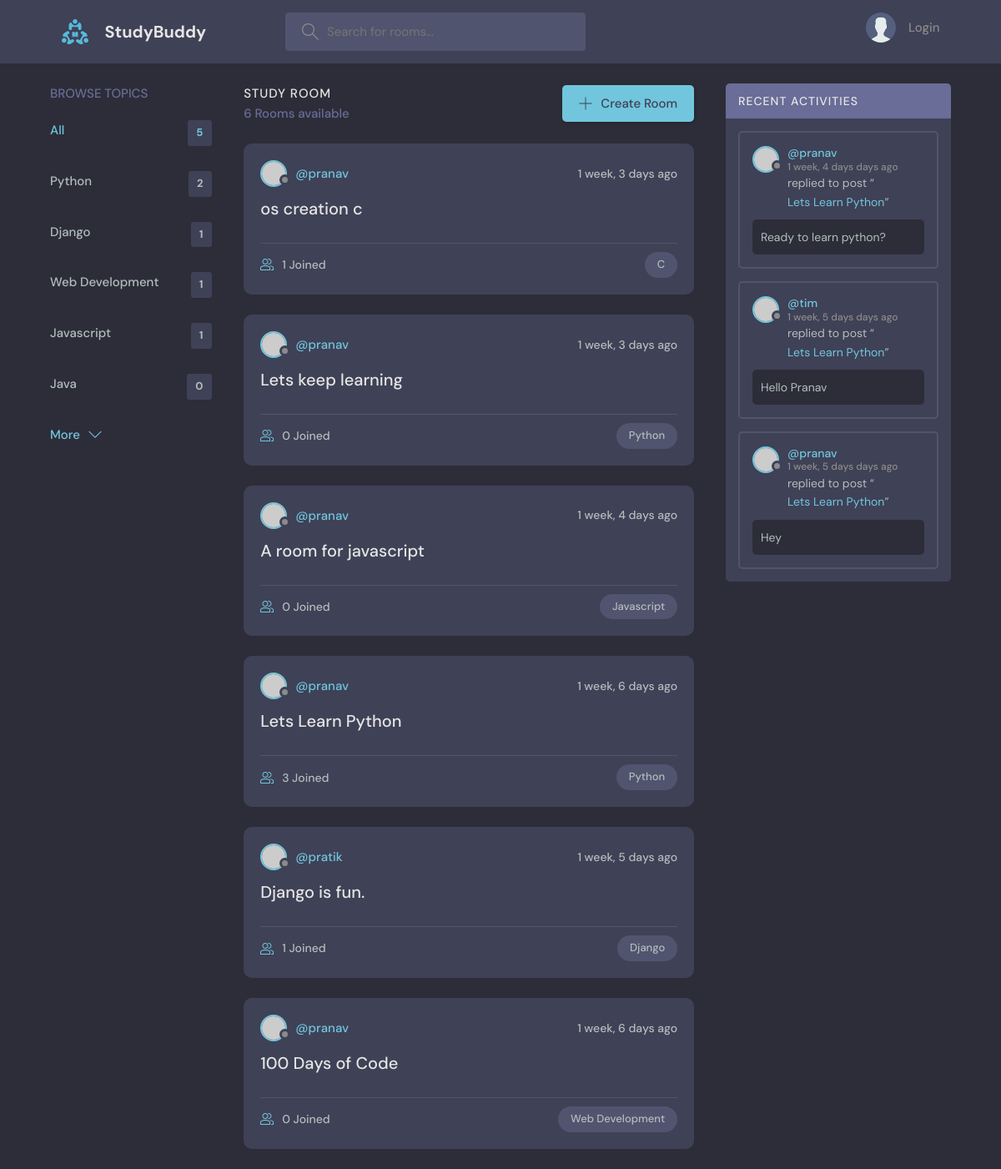
The page / on the database its author committed.
### base/models.py (models this page shows, shortened)
class Topic(models.Model):
    name = models.CharField(max_length=200)

class Room(models.Model):
    host = models.ForeignKey(User, on_delete=models.SET_NULL, null=True)
    topic = models.ForeignKey(Topic, on_delete=models.SET_NULL, null=True)
    name = models.CharField(max_length=200)
    description = models.TextField(null=True, blank=True)
    participants = models.ManyToManyField(
        User, related_name='participants', blank=True)
    updated = models.DateTimeField(auto_now=True)
    created = models.DateTimeField(auto_now_add=True)
    class Meta:
        ordering = ['-updated', '-created']
    def __str__(self):
        return self.name

class Message(models.Model):
    user = models.ForeignKey(User, on_delete=models.CASCADE)
    room = models.ForeignKey(Room, on_delete=models.CASCADE)
    body = models.TextField()
    updated = models.DateTimeField(auto_now=True)
    created = models.DateTimeField(auto_now_add=True)
    class Meta:
        ordering = ['-updated', '-created']
    def __str__(self):
        return self.body[0:50]

### base/views.py (the view)
# urls.py: path('', views.home, name="home"),
def home(request):
    q = request.GET.get('q') if request.GET.get('q') != None else ''
    rooms = Room.objects.filter(
        Q(topic__name__icontains=q) |
        Q(name__icontains=q) |
        Q(description__icontains=q)
    )
    topics = Topic.objects.all()[0:5]
    room_count = rooms.count()
    room_messages = Message.objects.filter(
        Q(room__topic__name__icontains=q))[0:3]
    context = {'rooms': rooms, 'topics': topics,
               'room_count': room_count, 'room_messages': room_messages}
    return render(request, 'base/home.html', context)

### base/templates/base/home.html (shortened to what this page needs)
{% extends 'main.html' %}
{% block content %}
<main class="layout layout--3">
    <div class="container">
    {% include 'base/topics_component.html'%}
    <div class="roomList">
        <div class="roomList__header">
        <div>
            <h2>Study Room</h2>
            <p>{{room_count}} Rooms available</p>
        </div>
        <a class="btn btn--main" href="{% url 'create-room' %}">
            <svg version="1.1" xmlns="http://www.w3.org/2000/svg" width="32" height="32" viewBox="0 0 32 32">
            <title>add</title>
            <path
                d="M16.943 0.943h-1.885v14.115h-14.115v1.885h14.115v14.115h1.885v-14.115h14.115v-1.885h-14.115v-14.115z"
            ></path>
            </svg>
            Create Room
        </a>
        </div>
        {% include 'base/feed_component.html'%}
    </div>
     {% include 'base/activity_component.html' %}
    </div>
</main>
{% endblock %}

### base/templates/base/topics_component.html
<div class="topics">
    <div class="topics__header">
    <h2>Browse Topics</h2>
    </div>
    <ul class="topics__list">
    <li>
        <a href="{% url 'home' %}" class="active">All <span>{{topics.count}}</span></a>
    </li>
    {% for topic in topics %}
    <li>
        <a href="{%url 'home'%}?q={{topic.name}}">{{topic.name}} <span>{{topic.room_set.all.count}}</span></a>
    </li>
    {% endfor %}
    </ul>
    <a class="btn btn--link" href="{% url 'topics'%}">
    More
    <svg version="1.1" xmlns="http://www.w3.org/2000/svg" width="32" height="32" viewBox="0 0 32 32">
        <title>chevron-down</title>
        <path d="M16 21l-13-13h-3l16 16 16-16h-3l-13 13z"></path>
    </svg>
    </a>
</div>

### base/templates/base/feed_component.html (shortened to what this page needs)
{% for room in rooms %}
<div class="roomListRoom">
    <div class="roomListRoom__header">
        <a href="{%url 'user-profile' room.host.id%}" class="roomListRoom__author">
        <div class="avatar avatar--small">
            <img src="https://randomuser.me/api/portraits/women/11.jpg" />
        </div>
        <span>@{{room.host.username}}</span>
        </a>
        <div class="roomListRoom__actions">
        <span>{{room.created|timesince}} ago</span>
        </div>
    </div>
    <div class="roomListRoom__content">
        <a href="{%url 'room' room.id%}">{{room.name}}</a>
    </div>
    <div class="roomListRoom__meta">
        <a href="{%url 'room' room.id%}" class="roomListRoom__joined">
        {{room.participants.all.count}} Joined
        </a>
        <p class="roomListRoom__topic">{{room.topic.name}}</p>
    </div>
    </div>
    {% endfor %}

### base/templates/base/activity_component.html (shortened to what this page needs)
<div class="activities">
    <div class="activities__header">
    <h2>Recent Activities</h2>
    </div>
    {% for message in room_messages %}
    <div class="activities__box">
    <div class="activities__boxHeader roomListRoom__header">
        <a href="{% url 'user-profile' message.user.id%}" class="roomListRoom__author">
        <div class="avatar avatar--small">
            <img src="https://randomuser.me/api/portraits/women/11.jpg" />
        </div>
        <p>
            @{{message.user}}
            <span>{{message.created|timesince}} days ago</span>
        </p>
        </a>
    </div>
    <div class="activities__boxContent">
        <p>replied to post “<a href="{% url 'room' message.room.id%}">{{message.room}}</a>”</p>
        <div class="activities__boxRoomContent">
            {{message.body}}
        </div>
    </div>
    </div>
    {% endfor %}
</div>

### rows shown on the page
Topic: name "Python", room_set.all.count "2"
Topic: name "Django", room_set.all.count "1"
Topic: name "Web Development", room_set.all.count "1"
Topic: name "Javascript", room_set.all.count "1"
Topic: name "Java", room_set.all.count "0"
Room: host.username "pranav", created "1 week, 3 days", name "os creation c", participants.all.count "1", topic.name "C"
Room: host.username "pranav", created "1 week, 3 days", name "Lets keep learning", participants.all.count "0", topic.name "Python"
Room: host.username "pranav", created "1 week, 4 days", name "A room for javascript", participants.all.count "0", topic.name "Javascript"
Room: host.username "pranav", created "1 week, 6 days", name "Lets Learn Python", participants.all.count "3", topic.name "Python"
Room: host.username "pratik", created "1 week, 5 days", name "Django is fun.", participants.all.count "1", topic.name "Django"
Room: host.username "pranav", created "1 week, 6 days", name "100 Days of Code", participants.all.count "0", topic.name "Web Development"
Message: user "pranav", created "1 week, 4 days", room "Lets Learn Python", body "Ready to learn python?"
Message: user "tim", created "1 week, 5 days", room "Lets Learn Python", body "Hello Pranav"
Message: user "pranav", created "1 week, 5 days", room "Lets Learn Python", body "Hey"

### other values the page prints
{{ topics.count }} "5"
{{ room_count }} "6"
